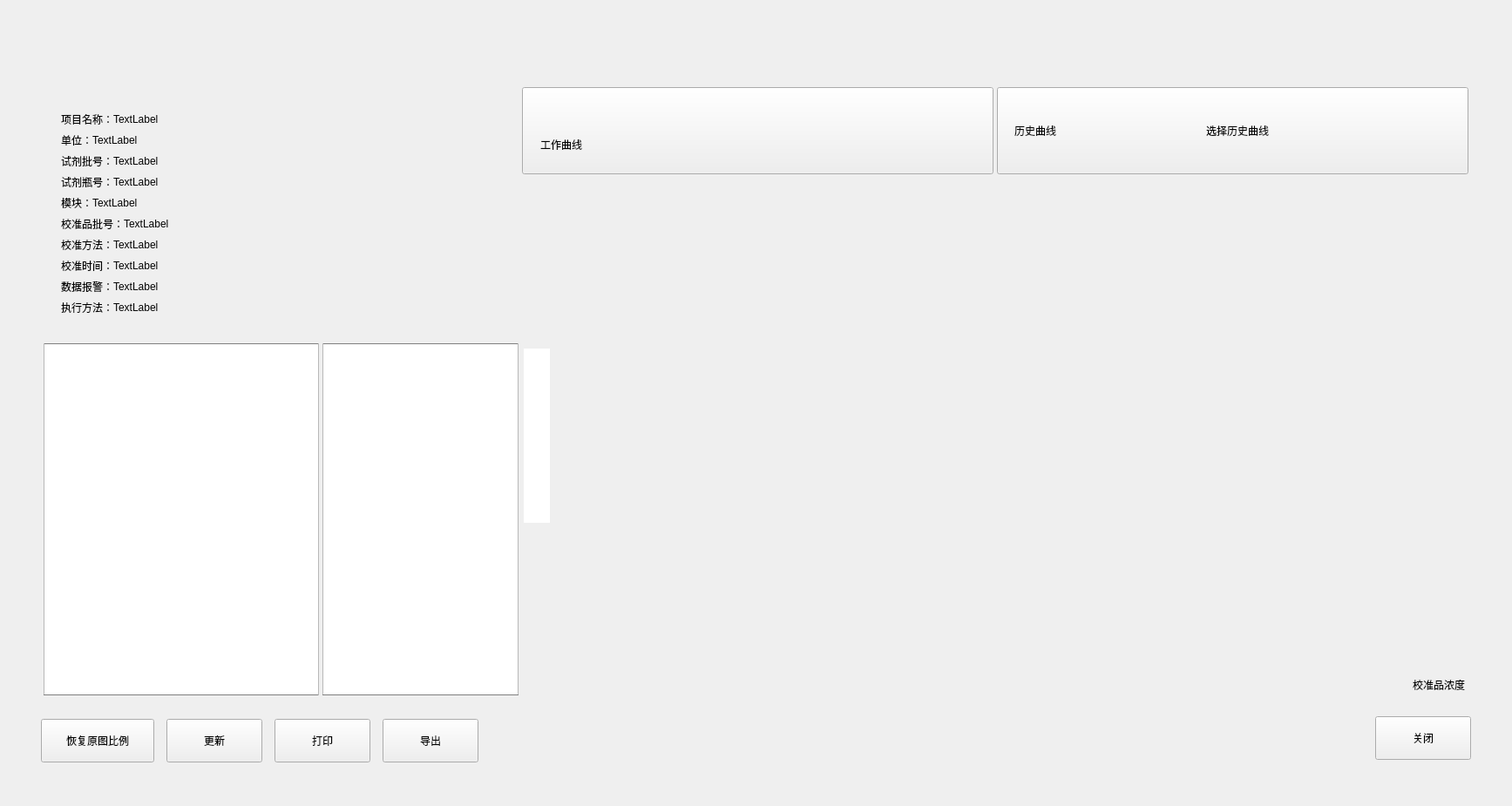
<?xml version="1.0" encoding="UTF-8"?>
<ui version="4.0">
 <class>QCaliBrateResult</class>
 <widget class="BaseDlg" name="QCaliBrateResult">
  <property name="geometry">
   <rect>
    <x>0</x>
    <y>0</y>
    <width>1735</width>
    <height>925</height>
   </rect>
  </property>
  <property name="windowTitle">
   <string>QCaliBrateResult</string>
  </property>
  <widget class="CScatterPlotClass" name="curve_widget" native="true">
   <property name="geometry">
    <rect>
     <x>654</x>
     <y>234</y>
     <width>1011</width>
     <height>550</height>
    </rect>
   </property>
  </widget>
  <widget class="TPPPushButton" name="history_btn">
   <property name="geometry">
    <rect>
     <x>1144</x>
     <y>100</y>
     <width>541</width>
     <height>100</height>
    </rect>
   </property>
   <property name="text">
    <string/>
   </property>
  </widget>
  <widget class="QTableView" name="calibrate_result">
   <property name="geometry">
    <rect>
     <x>50</x>
     <y>394</y>
     <width>316</width>
     <height>404</height>
    </rect>
   </property>
   <property name="styleSheet">
    <string notr="true">QScrollBar:vertical  {
    width: 14px;
}
QScrollBar::handle:vertical  {
    margin: 46px 3px 3px 2px;
}

QScrollBar::sub-line:vertical  {
    height: 43px; 
}
</string>
   </property>
   <property name="verticalScrollBarPolicy">
    <enum>Qt::ScrollBarAsNeeded</enum>
   </property>
   <property name="horizontalScrollBarPolicy">
    <enum>Qt::ScrollBarAsNeeded</enum>
   </property>
   <property name="selectionBehavior">
    <enum>QAbstractItemView::SelectRows</enum>
   </property>
   <property name="horizontalScrollMode">
    <enum>QAbstractItemView::ScrollPerPixel</enum>
   </property>
   <property name="showGrid">
    <bool>false</bool>
   </property>
   <attribute name="horizontalHeaderDefaultSectionSize">
    <number>50</number>
   </attribute>
   <attribute name="horizontalHeaderHighlightSections">
    <bool>false</bool>
   </attribute>
   <attribute name="horizontalHeaderStretchLastSection">
    <bool>true</bool>
   </attribute>
   <attribute name="verticalHeaderVisible">
    <bool>false</bool>
   </attribute>
   <attribute name="verticalHeaderDefaultSectionSize">
    <number>45</number>
   </attribute>
   <attribute name="verticalHeaderHighlightSections">
    <bool>false</bool>
   </attribute>
  </widget>
  <widget class="QTableView" name="calibrate_parameter">
   <property name="geometry">
    <rect>
     <x>370</x>
     <y>394</y>
     <width>225</width>
     <height>404</height>
    </rect>
   </property>
   <property name="styleSheet">
    <string notr="true">QScrollBar:vertical  {
    width: 14px;
}
QScrollBar::handle:vertical  {
    margin: 46px 3px 3px 2px;
}

QScrollBar::sub-line:vertical  {
    height: 43px; 
}
</string>
   </property>
   <property name="verticalScrollBarPolicy">
    <enum>Qt::ScrollBarAsNeeded</enum>
   </property>
   <property name="selectionMode">
    <enum>QAbstractItemView::ExtendedSelection</enum>
   </property>
   <property name="selectionBehavior">
    <enum>QAbstractItemView::SelectRows</enum>
   </property>
   <property name="horizontalScrollMode">
    <enum>QAbstractItemView::ScrollPerPixel</enum>
   </property>
   <property name="showGrid">
    <bool>false</bool>
   </property>
   <attribute name="horizontalHeaderDefaultSectionSize">
    <number>50</number>
   </attribute>
   <attribute name="horizontalHeaderHighlightSections">
    <bool>false</bool>
   </attribute>
   <attribute name="horizontalHeaderStretchLastSection">
    <bool>true</bool>
   </attribute>
   <attribute name="verticalHeaderVisible">
    <bool>false</bool>
   </attribute>
   <attribute name="verticalHeaderDefaultSectionSize">
    <number>45</number>
   </attribute>
   <attribute name="verticalHeaderHighlightSections">
    <bool>false</bool>
   </attribute>
  </widget>
  <widget class="QPushButton" name="close_btn">
   <property name="geometry">
    <rect>
     <x>1578</x>
     <y>822</y>
     <width>110</width>
     <height>50</height>
    </rect>
   </property>
   <property name="focusPolicy">
    <enum>Qt::NoFocus</enum>
   </property>
   <property name="text">
    <string>关闭</string>
   </property>
   <property name="buttons" stdset="0">
    <string notr="true">btn_dlg</string>
   </property>
  </widget>
  <widget class="QPushButton" name="curve_current">
   <property name="geometry">
    <rect>
     <x>599</x>
     <y>100</y>
     <width>541</width>
     <height>100</height>
    </rect>
   </property>
   <property name="text">
    <string/>
   </property>
   <property name="flat">
    <bool>false</bool>
   </property>
  </widget>
  <widget class="QFrame" name="line_h">
   <property name="geometry">
    <rect>
     <x>50</x>
     <y>394</y>
     <width>315</width>
     <height>1</height>
    </rect>
   </property>
   <property name="styleSheet">
    <string notr="true">background: #a4a4a4;</string>
   </property>
   <property name="frameShape">
    <enum>QFrame::StyledPanel</enum>
   </property>
   <property name="frameShadow">
    <enum>QFrame::Raised</enum>
   </property>
   <property name="lines" stdset="0">
    <string>solid</string>
   </property>
  </widget>
  <widget class="QFrame" name="line_h_2">
   <property name="geometry">
    <rect>
     <x>50</x>
     <y>797</y>
     <width>315</width>
     <height>1</height>
    </rect>
   </property>
   <property name="styleSheet">
    <string notr="true">background: #a4a4a4;</string>
   </property>
   <property name="frameShape">
    <enum>QFrame::StyledPanel</enum>
   </property>
   <property name="frameShadow">
    <enum>QFrame::Raised</enum>
   </property>
   <property name="lines" stdset="0">
    <string>solid</string>
   </property>
  </widget>
  <widget class="QFrame" name="line_v">
   <property name="geometry">
    <rect>
     <x>50</x>
     <y>394</y>
     <width>1</width>
     <height>403</height>
    </rect>
   </property>
   <property name="frameShape">
    <enum>QFrame::StyledPanel</enum>
   </property>
   <property name="frameShadow">
    <enum>QFrame::Raised</enum>
   </property>
   <property name="lines" stdset="0">
    <string>solid</string>
   </property>
  </widget>
  <widget class="QFrame" name="line_v_2">
   <property name="geometry">
    <rect>
     <x>365</x>
     <y>394</y>
     <width>1</width>
     <height>404</height>
    </rect>
   </property>
   <property name="frameShape">
    <enum>QFrame::StyledPanel</enum>
   </property>
   <property name="frameShadow">
    <enum>QFrame::Raised</enum>
   </property>
   <property name="lines" stdset="0">
    <string>solid</string>
   </property>
  </widget>
  <widget class="QFrame" name="line_h_3">
   <property name="geometry">
    <rect>
     <x>370</x>
     <y>394</y>
     <width>225</width>
     <height>1</height>
    </rect>
   </property>
   <property name="styleSheet">
    <string notr="true">background: #a4a4a4;</string>
   </property>
   <property name="frameShape">
    <enum>QFrame::StyledPanel</enum>
   </property>
   <property name="frameShadow">
    <enum>QFrame::Raised</enum>
   </property>
   <property name="lines" stdset="0">
    <string>solid</string>
   </property>
  </widget>
  <widget class="QFrame" name="line_h_4">
   <property name="geometry">
    <rect>
     <x>370</x>
     <y>797</y>
     <width>225</width>
     <height>1</height>
    </rect>
   </property>
   <property name="styleSheet">
    <string notr="true">background: #a4a4a4;</string>
   </property>
   <property name="frameShape">
    <enum>QFrame::StyledPanel</enum>
   </property>
   <property name="frameShadow">
    <enum>QFrame::Raised</enum>
   </property>
   <property name="lines" stdset="0">
    <string>solid</string>
   </property>
  </widget>
  <widget class="QFrame" name="line_v_3">
   <property name="geometry">
    <rect>
     <x>370</x>
     <y>394</y>
     <width>1</width>
     <height>403</height>
    </rect>
   </property>
   <property name="frameShape">
    <enum>QFrame::StyledPanel</enum>
   </property>
   <property name="frameShadow">
    <enum>QFrame::Raised</enum>
   </property>
   <property name="lines" stdset="0">
    <string>solid</string>
   </property>
  </widget>
  <widget class="QFrame" name="line_v_4">
   <property name="geometry">
    <rect>
     <x>594</x>
     <y>394</y>
     <width>1</width>
     <height>403</height>
    </rect>
   </property>
   <property name="frameShape">
    <enum>QFrame::StyledPanel</enum>
   </property>
   <property name="frameShadow">
    <enum>QFrame::Raised</enum>
   </property>
   <property name="lines" stdset="0">
    <string>solid</string>
   </property>
  </widget>
  <widget class="QLabel" name="label_16">
   <property name="geometry">
    <rect>
     <x>599</x>
     <y>204</y>
     <width>1086</width>
     <height>594</height>
    </rect>
   </property>
   <property name="text">
    <string/>
   </property>
   <property name="borders" stdset="0">
    <string>all</string>
   </property>
  </widget>
  <widget class="QLabel" name="label_18">
   <property name="geometry">
    <rect>
     <x>1461</x>
     <y>768</y>
     <width>220</width>
     <height>36</height>
    </rect>
   </property>
   <property name="styleSheet">
    <string notr="true"/>
   </property>
   <property name="text">
    <string>校准品浓度</string>
   </property>
   <property name="alignment">
    <set>Qt::AlignRight|Qt::AlignTrailing|Qt::AlignVCenter</set>
   </property>
   <property name="fonts" stdset="0">
    <string notr="true">14</string>
   </property>
  </widget>
  <widget class="QLabel" name="text_choose_curve_label">
   <property name="geometry">
    <rect>
     <x>1270</x>
     <y>130</y>
     <width>300</width>
     <height>40</height>
    </rect>
   </property>
   <property name="text">
    <string>选择历史曲线</string>
   </property>
   <property name="alignment">
    <set>Qt::AlignCenter</set>
   </property>
   <property name="colors" stdset="0">
    <string notr="true">light_blue</string>
   </property>
   <property name="fonts" stdset="0">
    <string notr="true">16</string>
   </property>
  </widget>
  <widget class="QGraphicsView" name="graphicsLabel">
   <property name="geometry">
    <rect>
     <x>601</x>
     <y>400</y>
     <width>30</width>
     <height>200</height>
    </rect>
   </property>
   <property name="frameShape">
    <enum>QFrame::NoFrame</enum>
   </property>
  </widget>
  <widget class="QWidget" name="widget_2" native="true">
   <property name="geometry">
    <rect>
     <x>36</x>
     <y>810</y>
     <width>1351</width>
     <height>80</height>
    </rect>
   </property>
   <property name="minimumSize">
    <size>
     <width>0</width>
     <height>56</height>
    </size>
   </property>
   <layout class="QHBoxLayout" name="horizontalLayout">
    <property name="spacing">
     <number>14</number>
    </property>
    <item>
     <widget class="QPushButton" name="restore_btn">
      <property name="minimumSize">
       <size>
        <width>130</width>
        <height>50</height>
       </size>
      </property>
      <property name="focusPolicy">
       <enum>Qt::NoFocus</enum>
      </property>
      <property name="text">
       <string>恢复原图比例</string>
      </property>
      <property name="buttons" stdset="0">
       <string notr="true">btn_dlg</string>
      </property>
     </widget>
    </item>
    <item>
     <widget class="QPushButton" name="update_btn">
      <property name="minimumSize">
       <size>
        <width>110</width>
        <height>50</height>
       </size>
      </property>
      <property name="focusPolicy">
       <enum>Qt::NoFocus</enum>
      </property>
      <property name="text">
       <string>更新</string>
      </property>
      <property name="buttons" stdset="0">
       <string notr="true">btn_dlg</string>
      </property>
     </widget>
    </item>
    <item>
     <widget class="QPushButton" name="print_none_flat_btn">
      <property name="minimumSize">
       <size>
        <width>110</width>
        <height>50</height>
       </size>
      </property>
      <property name="focusPolicy">
       <enum>Qt::NoFocus</enum>
      </property>
      <property name="text">
       <string>打印</string>
      </property>
      <property name="buttons" stdset="0">
       <string notr="true">btn_dlg</string>
      </property>
     </widget>
    </item>
    <item>
     <widget class="QPushButton" name="export_none_flat_btn">
      <property name="minimumSize">
       <size>
        <width>110</width>
        <height>50</height>
       </size>
      </property>
      <property name="focusPolicy">
       <enum>Qt::NoFocus</enum>
      </property>
      <property name="text">
       <string>导出</string>
      </property>
      <property name="buttons" stdset="0">
       <string notr="true">btn_dlg</string>
      </property>
     </widget>
    </item>
    <item>
     <spacer name="horizontalSpacer">
      <property name="orientation">
       <enum>Qt::Horizontal</enum>
      </property>
      <property name="sizeHint" stdset="0">
       <size>
        <width>40</width>
        <height>20</height>
       </size>
      </property>
     </spacer>
    </item>
   </layout>
  </widget>
  <widget class="QWidget" name="widget1" native="true">
   <property name="geometry">
    <rect>
     <x>50</x>
     <y>100</y>
     <width>545</width>
     <height>290</height>
    </rect>
   </property>
   <property name="borders" stdset="0">
    <string notr="true">all</string>
   </property>
   <property name="bks" stdset="0">
    <string notr="true">gray</string>
   </property>
   <property name="fonts" stdset="0">
    <string notr="true">16</string>
   </property>
   <layout class="QVBoxLayout" name="verticalLayout">
    <property name="spacing">
     <number>4</number>
    </property>
    <property name="leftMargin">
     <number>20</number>
    </property>
    <property name="topMargin">
     <number>0</number>
    </property>
    <property name="rightMargin">
     <number>0</number>
    </property>
    <property name="bottomMargin">
     <number>0</number>
    </property>
    <item>
     <spacer name="verticalSpacer_2">
      <property name="orientation">
       <enum>Qt::Vertical</enum>
      </property>
      <property name="sizeHint" stdset="0">
       <size>
        <width>20</width>
        <height>40</height>
       </size>
      </property>
     </spacer>
    </item>
    <item>
     <layout class="QHBoxLayout" name="horizontalLayout_2">
      <property name="spacing">
       <number>0</number>
      </property>
      <item>
       <widget class="QLabel" name="tlabel">
        <property name="text">
         <string>项目名称：</string>
        </property>
        <property name="fonts" stdset="0">
         <string notr="true">16</string>
        </property>
       </widget>
      </item>
      <item>
       <widget class="QLabel" name="label_1">
        <property name="text">
         <string>TextLabel</string>
        </property>
        <property name="fonts" stdset="0">
         <string notr="true">16</string>
        </property>
       </widget>
      </item>
      <item>
       <spacer name="horizontalSpacer_2">
        <property name="orientation">
         <enum>Qt::Horizontal</enum>
        </property>
        <property name="sizeHint" stdset="0">
         <size>
          <width>40</width>
          <height>20</height>
         </size>
        </property>
       </spacer>
      </item>
     </layout>
    </item>
    <item>
     <layout class="QHBoxLayout" name="horizontalLayout_3">
      <property name="spacing">
       <number>0</number>
      </property>
      <item>
       <widget class="QLabel" name="tlabel_15">
        <property name="text">
         <string>单位：</string>
        </property>
        <property name="fonts" stdset="0">
         <string notr="true">16</string>
        </property>
       </widget>
      </item>
      <item>
       <widget class="QLabel" name="label_2">
        <property name="text">
         <string>TextLabel</string>
        </property>
        <property name="fonts" stdset="0">
         <string notr="true">16</string>
        </property>
       </widget>
      </item>
      <item>
       <spacer name="horizontalSpacer_3">
        <property name="orientation">
         <enum>Qt::Horizontal</enum>
        </property>
        <property name="sizeHint" stdset="0">
         <size>
          <width>40</width>
          <height>20</height>
         </size>
        </property>
       </spacer>
      </item>
     </layout>
    </item>
    <item>
     <layout class="QHBoxLayout" name="horizontalLayout_4">
      <property name="spacing">
       <number>0</number>
      </property>
      <item>
       <widget class="QLabel" name="tlabel_9">
        <property name="text">
         <string>试剂批号：</string>
        </property>
        <property name="fonts" stdset="0">
         <string notr="true">16</string>
        </property>
       </widget>
      </item>
      <item>
       <widget class="QLabel" name="label_3">
        <property name="text">
         <string>TextLabel</string>
        </property>
        <property name="fonts" stdset="0">
         <string notr="true">16</string>
        </property>
       </widget>
      </item>
      <item>
       <spacer name="horizontalSpacer_4">
        <property name="orientation">
         <enum>Qt::Horizontal</enum>
        </property>
        <property name="sizeHint" stdset="0">
         <size>
          <width>40</width>
          <height>20</height>
         </size>
        </property>
       </spacer>
      </item>
     </layout>
    </item>
    <item>
     <layout class="QHBoxLayout" name="horizontalLayout_5">
      <property name="spacing">
       <number>0</number>
      </property>
      <item>
       <widget class="QLabel" name="tlabel_14">
        <property name="text">
         <string>试剂瓶号：</string>
        </property>
        <property name="fonts" stdset="0">
         <string notr="true">16</string>
        </property>
       </widget>
      </item>
      <item>
       <widget class="QLabel" name="label_4">
        <property name="text">
         <string>TextLabel</string>
        </property>
        <property name="fonts" stdset="0">
         <string notr="true">16</string>
        </property>
       </widget>
      </item>
      <item>
       <spacer name="horizontalSpacer_5">
        <property name="orientation">
         <enum>Qt::Horizontal</enum>
        </property>
        <property name="sizeHint" stdset="0">
         <size>
          <width>40</width>
          <height>20</height>
         </size>
        </property>
       </spacer>
      </item>
     </layout>
    </item>
    <item>
     <layout class="QHBoxLayout" name="horizontalLayout_29">
      <property name="spacing">
       <number>0</number>
      </property>
      <item>
       <widget class="QLabel" name="label2">
        <property name="text">
         <string>模块：</string>
        </property>
        <property name="fonts" stdset="0">
         <string notr="true">16</string>
        </property>
       </widget>
      </item>
      <item>
       <widget class="QLabel" name="label_5">
        <property name="text">
         <string>TextLabel</string>
        </property>
        <property name="fonts" stdset="0">
         <string notr="true">16</string>
        </property>
       </widget>
      </item>
      <item>
       <spacer name="horizontalSpacer_29">
        <property name="orientation">
         <enum>Qt::Horizontal</enum>
        </property>
        <property name="sizeHint" stdset="0">
         <size>
          <width>40</width>
          <height>20</height>
         </size>
        </property>
       </spacer>
      </item>
     </layout>
    </item>
    <item>
     <layout class="QHBoxLayout" name="horizontalLayout_6">
      <property name="spacing">
       <number>0</number>
      </property>
      <item>
       <widget class="QLabel" name="tlabel_10">
        <property name="text">
         <string>校准品批号：</string>
        </property>
        <property name="fonts" stdset="0">
         <string notr="true">16</string>
        </property>
       </widget>
      </item>
      <item>
       <widget class="QLabel" name="label_6">
        <property name="text">
         <string>TextLabel</string>
        </property>
        <property name="fonts" stdset="0">
         <string notr="true">16</string>
        </property>
       </widget>
      </item>
      <item>
       <spacer name="horizontalSpacer_6">
        <property name="orientation">
         <enum>Qt::Horizontal</enum>
        </property>
        <property name="sizeHint" stdset="0">
         <size>
          <width>40</width>
          <height>20</height>
         </size>
        </property>
       </spacer>
      </item>
     </layout>
    </item>
    <item>
     <layout class="QHBoxLayout" name="horizontalLayout_101">
      <property name="spacing">
       <number>0</number>
      </property>
      <item>
       <widget class="QLabel" name="label1">
        <property name="text">
         <string>校准方法：</string>
        </property>
        <property name="fonts" stdset="0">
         <string notr="true">16</string>
        </property>
       </widget>
      </item>
      <item>
       <widget class="QLabel" name="label_7">
        <property name="text">
         <string>TextLabel</string>
        </property>
        <property name="fonts" stdset="0">
         <string notr="true">16</string>
        </property>
       </widget>
      </item>
      <item>
       <spacer name="horizontalSpacer_10">
        <property name="orientation">
         <enum>Qt::Horizontal</enum>
        </property>
        <property name="sizeHint" stdset="0">
         <size>
          <width>40</width>
          <height>20</height>
         </size>
        </property>
       </spacer>
      </item>
     </layout>
    </item>
    <item>
     <layout class="QHBoxLayout" name="horizontalLayout_7">
      <property name="spacing">
       <number>0</number>
      </property>
      <item>
       <widget class="QLabel" name="tlabel_12">
        <property name="text">
         <string>校准时间：</string>
        </property>
        <property name="fonts" stdset="0">
         <string notr="true">16</string>
        </property>
       </widget>
      </item>
      <item>
       <widget class="QLabel" name="label_8">
        <property name="text">
         <string>TextLabel</string>
        </property>
        <property name="fonts" stdset="0">
         <string notr="true">16</string>
        </property>
       </widget>
      </item>
      <item>
       <spacer name="horizontalSpacer_7">
        <property name="orientation">
         <enum>Qt::Horizontal</enum>
        </property>
        <property name="sizeHint" stdset="0">
         <size>
          <width>40</width>
          <height>20</height>
         </size>
        </property>
       </spacer>
      </item>
     </layout>
    </item>
    <item>
     <layout class="QHBoxLayout" name="horizontalLayout_22">
      <property name="spacing">
       <number>0</number>
      </property>
      <item>
       <widget class="QLabel" name="label">
        <property name="text">
         <string>数据报警：</string>
        </property>
        <property name="fonts" stdset="0">
         <string notr="true">16</string>
        </property>
       </widget>
      </item>
      <item>
       <widget class="QLabel" name="label_9">
        <property name="text">
         <string>TextLabel</string>
        </property>
        <property name="fonts" stdset="0">
         <string notr="true">16</string>
        </property>
       </widget>
      </item>
      <item>
       <spacer name="horizontalSpacer_22">
        <property name="orientation">
         <enum>Qt::Horizontal</enum>
        </property>
        <property name="sizeHint" stdset="0">
         <size>
          <width>40</width>
          <height>20</height>
         </size>
        </property>
       </spacer>
      </item>
     </layout>
    </item>
    <item>
     <layout class="QHBoxLayout" name="horizontalLayout_10">
      <property name="spacing">
       <number>0</number>
      </property>
      <item>
       <widget class="QLabel" name="tlabel_11">
        <property name="text">
         <string>执行方法：</string>
        </property>
        <property name="fonts" stdset="0">
         <string notr="true">16</string>
        </property>
       </widget>
      </item>
      <item>
       <widget class="QLabel" name="label_10">
        <property name="text">
         <string>TextLabel</string>
        </property>
        <property name="fonts" stdset="0">
         <string notr="true">16</string>
        </property>
       </widget>
      </item>
      <item>
       <spacer name="horizontalSpacer_231">
        <property name="orientation">
         <enum>Qt::Horizontal</enum>
        </property>
        <property name="sizeHint" stdset="0">
         <size>
          <width>40</width>
          <height>20</height>
         </size>
        </property>
       </spacer>
      </item>
     </layout>
    </item>
    <item>
     <spacer name="verticalSpacer">
      <property name="orientation">
       <enum>Qt::Vertical</enum>
      </property>
      <property name="sizeHint" stdset="0">
       <size>
        <width>20</width>
        <height>40</height>
       </size>
      </property>
     </spacer>
    </item>
   </layout>
  </widget>
  <widget class="QWidget" name="horizontalWidget" native="true">
   <property name="geometry">
    <rect>
     <x>620</x>
     <y>125</y>
     <width>490</width>
     <height>50</height>
    </rect>
   </property>
   <layout class="QHBoxLayout" name="horizontalLayout_8">
    <property name="spacing">
     <number>10</number>
    </property>
    <property name="leftMargin">
     <number>0</number>
    </property>
    <property name="topMargin">
     <number>0</number>
    </property>
    <property name="rightMargin">
     <number>0</number>
    </property>
    <property name="bottomMargin">
     <number>0</number>
    </property>
    <item>
     <widget class="QLabel" name="text_work_curve_label">
      <property name="styleSheet">
       <string notr="true"/>
      </property>
      <property name="text">
       <string>工作曲线</string>
      </property>
      <property name="alignment">
       <set>Qt::AlignBottom|Qt::AlignLeading|Qt::AlignLeft</set>
      </property>
      <property name="colors" stdset="0">
       <string notr="true">green</string>
      </property>
      <property name="fonts" stdset="0">
       <string notr="true">16</string>
      </property>
     </widget>
    </item>
    <item>
     <spacer name="horizontalSpacer_8">
      <property name="orientation">
       <enum>Qt::Horizontal</enum>
      </property>
      <property name="sizeType">
       <enum>QSizePolicy::Fixed</enum>
      </property>
      <property name="sizeHint" stdset="0">
       <size>
        <width>30</width>
        <height>20</height>
       </size>
      </property>
     </spacer>
    </item>
    <item>
     <widget class="QLabel" name="lot_lable_icon">
      <property name="minimumSize">
       <size>
        <width>20</width>
        <height>20</height>
       </size>
      </property>
      <property name="maximumSize">
       <size>
        <width>20</width>
        <height>20</height>
       </size>
      </property>
      <property name="text">
       <string/>
      </property>
     </widget>
    </item>
    <item>
     <widget class="QLabel" name="lot_lable">
      <property name="minimumSize">
       <size>
        <width>80</width>
        <height>0</height>
       </size>
      </property>
      <property name="styleSheet">
       <string notr="true"/>
      </property>
      <property name="text">
       <string/>
      </property>
     </widget>
    </item>
    <item>
     <spacer name="horizontalSpacer_9">
      <property name="orientation">
       <enum>Qt::Horizontal</enum>
      </property>
      <property name="sizeType">
       <enum>QSizePolicy::Fixed</enum>
      </property>
      <property name="sizeHint" stdset="0">
       <size>
        <width>10</width>
        <height>20</height>
       </size>
      </property>
     </spacer>
    </item>
    <item>
     <widget class="QLabel" name="time_lable_icon">
      <property name="minimumSize">
       <size>
        <width>18</width>
        <height>18</height>
       </size>
      </property>
      <property name="maximumSize">
       <size>
        <width>18</width>
        <height>18</height>
       </size>
      </property>
      <property name="text">
       <string/>
      </property>
     </widget>
    </item>
    <item>
     <widget class="QLabel" name="time_lable">
      <property name="minimumSize">
       <size>
        <width>170</width>
        <height>0</height>
       </size>
      </property>
      <property name="styleSheet">
       <string notr="true"/>
      </property>
      <property name="text">
       <string/>
      </property>
     </widget>
    </item>
    <item>
     <spacer name="horizontalSpacer_11">
      <property name="orientation">
       <enum>Qt::Horizontal</enum>
      </property>
      <property name="sizeHint" stdset="0">
       <size>
        <width>40</width>
        <height>20</height>
       </size>
      </property>
     </spacer>
    </item>
   </layout>
  </widget>
  <widget class="QWidget" name="widget" native="true">
   <property name="geometry">
    <rect>
     <x>1164</x>
     <y>125</y>
     <width>490</width>
     <height>50</height>
    </rect>
   </property>
   <layout class="QHBoxLayout" name="horizontalLayout_9">
    <property name="spacing">
     <number>10</number>
    </property>
    <property name="leftMargin">
     <number>0</number>
    </property>
    <property name="topMargin">
     <number>0</number>
    </property>
    <property name="rightMargin">
     <number>0</number>
    </property>
    <property name="bottomMargin">
     <number>0</number>
    </property>
    <item>
     <widget class="QLabel" name="text_history_curve_label">
      <property name="text">
       <string>历史曲线</string>
      </property>
      <property name="alignment">
       <set>Qt::AlignLeading|Qt::AlignLeft|Qt::AlignVCenter</set>
      </property>
      <property name="colors" stdset="0">
       <string notr="true">light_blue</string>
      </property>
      <property name="fonts" stdset="0">
       <string notr="true">16</string>
      </property>
     </widget>
    </item>
    <item>
     <spacer name="horizontalSpacer_12">
      <property name="orientation">
       <enum>Qt::Horizontal</enum>
      </property>
      <property name="sizeType">
       <enum>QSizePolicy::Fixed</enum>
      </property>
      <property name="sizeHint" stdset="0">
       <size>
        <width>30</width>
        <height>20</height>
       </size>
      </property>
     </spacer>
    </item>
    <item>
     <widget class="QLabel" name="lot_lable_his_icon">
      <property name="minimumSize">
       <size>
        <width>20</width>
        <height>20</height>
       </size>
      </property>
      <property name="maximumSize">
       <size>
        <width>20</width>
        <height>20</height>
       </size>
      </property>
      <property name="text">
       <string/>
      </property>
     </widget>
    </item>
    <item>
     <widget class="QLabel" name="lot_lable_his">
      <property name="minimumSize">
       <size>
        <width>80</width>
        <height>0</height>
       </size>
      </property>
      <property name="text">
       <string/>
      </property>
     </widget>
    </item>
    <item>
     <spacer name="horizontalSpacer_13">
      <property name="orientation">
       <enum>Qt::Horizontal</enum>
      </property>
      <property name="sizeType">
       <enum>QSizePolicy::Fixed</enum>
      </property>
      <property name="sizeHint" stdset="0">
       <size>
        <width>10</width>
        <height>20</height>
       </size>
      </property>
     </spacer>
    </item>
    <item>
     <widget class="QLabel" name="time_lable_his_icon">
      <property name="minimumSize">
       <size>
        <width>18</width>
        <height>18</height>
       </size>
      </property>
      <property name="maximumSize">
       <size>
        <width>18</width>
        <height>18</height>
       </size>
      </property>
      <property name="text">
       <string/>
      </property>
     </widget>
    </item>
    <item>
     <widget class="QLabel" name="time_lable_his">
      <property name="minimumSize">
       <size>
        <width>170</width>
        <height>0</height>
       </size>
      </property>
      <property name="text">
       <string/>
      </property>
     </widget>
    </item>
    <item>
     <spacer name="horizontalSpacer_14">
      <property name="orientation">
       <enum>Qt::Horizontal</enum>
      </property>
      <property name="sizeHint" stdset="0">
       <size>
        <width>40</width>
        <height>20</height>
       </size>
      </property>
     </spacer>
    </item>
   </layout>
  </widget>
  <widget class="QLabel" name="ch_history_btn_arrow">
   <property name="geometry">
    <rect>
     <x>1660</x>
     <y>146</y>
     <width>12</width>
     <height>10</height>
    </rect>
   </property>
   <property name="styleSheet">
    <string notr="true"/>
   </property>
   <property name="text">
    <string/>
   </property>
  </widget>
  <zorder>history_btn</zorder>
  <zorder>widget</zorder>
  <zorder>label_16</zorder>
  <zorder>curve_widget</zorder>
  <zorder>calibrate_result</zorder>
  <zorder>calibrate_parameter</zorder>
  <zorder>close_btn</zorder>
  <zorder>curve_current</zorder>
  <zorder>line_h</zorder>
  <zorder>line_h_2</zorder>
  <zorder>line_v</zorder>
  <zorder>line_v_2</zorder>
  <zorder>line_h_3</zorder>
  <zorder>line_h_4</zorder>
  <zorder>line_v_3</zorder>
  <zorder>line_v_4</zorder>
  <zorder>label_18</zorder>
  <zorder>text_choose_curve_label</zorder>
  <zorder>graphicsLabel</zorder>
  <zorder>widget_2</zorder>
  <zorder>widget1</zorder>
  <zorder>horizontalWidget</zorder>
  <zorder>ch_history_btn_arrow</zorder>
 </widget>
 <layoutdefault spacing="6" margin="11"/>
 <customwidgets>
  <customwidget>
   <class>BaseDlg</class>
   <extends>QWidget</extends>
   <header>shared/basedlg.h</header>
   <container>1</container>
  </customwidget>
  <customwidget>
   <class>CScatterPlotClass</class>
   <extends>QWidget</extends>
   <header>curveDraw/ScatterPlotClass.h</header>
   <container>1</container>
  </customwidget>
  <customwidget>
   <class>TPPPushButton</class>
   <extends>QPushButton</extends>
   <header>shared/tpppushbutton.h</header>
  </customwidget>
 </customwidgets>
 <resources/>
 <connections/>
</ui>
